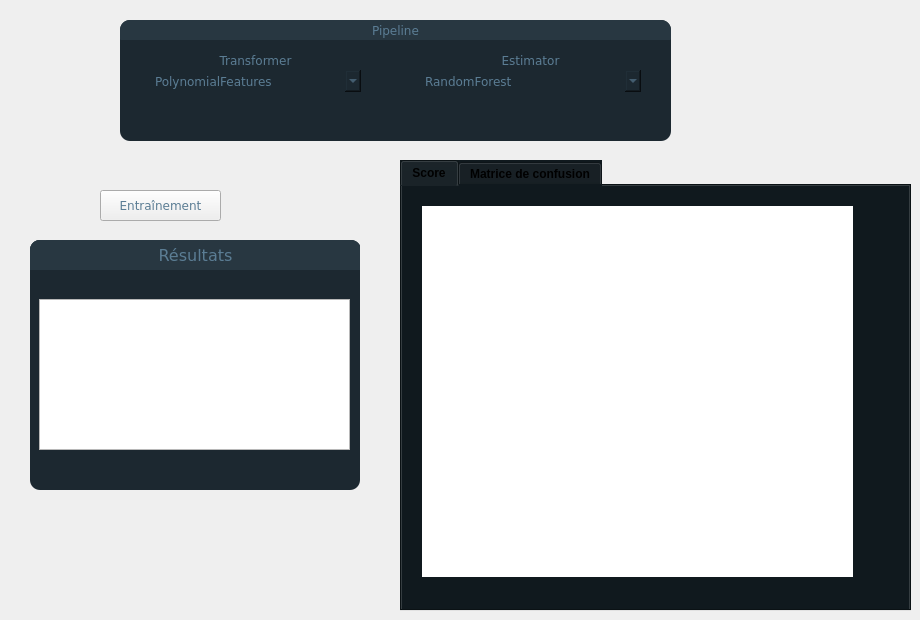
      <widget class="QWidget" name="tab">
       <attribute name="title">
        <string>Classification</string>
       </attribute>
       <widget class="QGroupBox" name="pipelineClassif">
        <property name="geometry">
         <rect>
          <x>120</x>
          <y>20</y>
          <width>551</width>
          <height>121</height>
         </rect>
        </property>
        <property name="font">
         <font>
          <family>Verdana</family>
         </font>
        </property>
        <property name="styleSheet">
         <string notr="true">background-color: rgb(28, 40, 48);
color: rgb(91, 125, 148);
border-radius: 10px;</string>
        </property>
        <property name="title">
         <string/>
        </property>
        <property name="alignment">
         <set>Qt::AlignCenter</set>
        </property>
        <widget class="QComboBox" name="transformerCombo">
         <property name="geometry">
          <rect>
           <x>30</x>
           <y>50</y>
           <width>211</width>
           <height>22</height>
          </rect>
         </property>
         <property name="font">
          <font>
           <family>Verdana</family>
          </font>
         </property>
         <property name="cursor">
          <cursorShape>PointingHandCursor</cursorShape>
         </property>
         <property name="layoutDirection">
          <enum>Qt::LeftToRight</enum>
         </property>
         <property name="styleSheet">
          <string notr="true">
color: rgb(91, 125, 148);</string>
         </property>
         <item>
          <property name="text">
           <string>PolynomialFeatures</string>
          </property>
         </item>
         <item>
          <property name="text">
           <string>None</string>
          </property>
         </item>
        </widget>
        <widget class="QComboBox" name="estimatorCombo">
         <property name="geometry">
          <rect>
           <x>300</x>
           <y>50</y>
           <width>221</width>
           <height>22</height>
          </rect>
         </property>
         <property name="font">
          <font>
           <family>Verdana</family>
          </font>
         </property>
         <property name="cursor">
          <cursorShape>PointingHandCursor</cursorShape>
         </property>
         <property name="styleSheet">
          <string notr="true">
color: rgb(91, 125, 148);</string>
         </property>
         <item>
          <property name="text">
           <string>RandomForest</string>
          </property>
         </item>
         <item>
          <property name="text">
           <string>LogisticRegression</string>
          </property>
         </item>
         <item>
          <property name="text">
           <string>AdaBoost</string>
          </property>
         </item>
         <item>
          <property name="text">
           <string>SVM</string>
          </property>
         </item>
         <item>
          <property name="text">
           <string>KNN</string>
          </property>
         </item>
        </widget>
        <widget class="QLabel" name="label">
         <property name="geometry">
          <rect>
           <x>30</x>
           <y>30</y>
           <width>211</width>
           <height>20</height>
          </rect>
         </property>
         <property name="font">
          <font>
           <family>Verdana</family>
          </font>
         </property>
         <property name="styleSheet">
          <string notr="true">color: rgb(91, 125, 148);</string>
         </property>
         <property name="text">
          <string>Transformer</string>
         </property>
         <property name="alignment">
          <set>Qt::AlignCenter</set>
         </property>
        </widget>
        <widget class="QLabel" name="label_2">
         <property name="geometry">
          <rect>
           <x>300</x>
           <y>30</y>
           <width>221</width>
           <height>20</height>
          </rect>
         </property>
         <property name="font">
          <font>
           <family>Verdana</family>
          </font>
         </property>
         <property name="styleSheet">
          <string notr="true">color: rgb(91, 125, 148);</string>
         </property>
         <property name="text">
          <string>Estimator</string>
         </property>
         <property name="alignment">
          <set>Qt::AlignCenter</set>
         </property>
        </widget>
        <widget class="QLabel" name="label_10">
         <property name="geometry">
          <rect>
           <x>0</x>
           <y>0</y>
           <width>551</width>
           <height>20</height>
          </rect>
         </property>
         <property name="font">
          <font>
           <family>Verdana</family>
          </font>
         </property>
         <property name="styleSheet">
          <string notr="true">background-color: rgba(40,55,65,255);



color: rgb(91, 125, 148);



border-top-left-radius: 10px;



border-top-right-radius: 10px;



border-bottom-left-radius: 1px;



border-bottom-right-radius: 1px;</string>
         </property>
         <property name="text">
          <string>Pipeline</string>
         </property>
         <property name="alignment">
          <set>Qt::AlignCenter</set>
         </property>
        </widget>
       </widget>
       <widget class="QPushButton" name="trainButton">
        <property name="geometry">
         <rect>
          <x>100</x>
          <y>190</y>
          <width>121</width>
          <height>31</height>
         </rect>
        </property>
        <property name="font">
         <font>
          <family>Verdana</family>
         </font>
        </property>
        <property name="cursor">
         <cursorShape>PointingHandCursor</cursorShape>
        </property>
        <property name="styleSheet">
         <string notr="true">color: rgb(91, 125, 148);</string>
        </property>
        <property name="text">
         <string>Entraînement</string>
        </property>
       </widget>
       <widget class="QTabWidget" name="tabWidget_2">
        <property name="geometry">
         <rect>
          <x>400</x>
          <y>160</y>
          <width>511</width>
          <height>451</height>
         </rect>
        </property>
        <property name="font">
         <font>
          <weight>75</weight>
          <bold>true</bold>
         </font>
        </property>
        <property name="cursor">
         <cursorShape>PointingHandCursor</cursorShape>
        </property>
        <property name="styleSheet">
         <string notr="true">background-color: rgb(16, 25, 30);</string>
        </property>
        <property name="currentIndex">
         <number>0</number>
        </property>
        <widget class="QWidget" name="Score">
         <attribute name="title">
          <string>Score</string>
         </attribute>
         <widget class="MplWidget" name="graphScore" native="true">
          <property name="geometry">
           <rect>
            <x>20</x>
            <y>20</y>
            <width>431</width>
            <height>371</height>
           </rect>
          </property>
          <property name="styleSheet">
           <string notr="true">background-color:white</string>
          </property>
         </widget>
        </widget>
        <widget class="QWidget" name="MatriceDeConfusion">
         <attribute name="title">
          <string>Matrice de confusion</string>
         </attribute>
         <widget class="MplWidget" name="graphConfusion" native="true">
          <property name="geometry">
           <rect>
            <x>20</x>
            <y>5</y>
            <width>471</width>
            <height>411</height>
           </rect>
          </property>
          <property name="styleSheet">
           <string notr="true">background-color:white</string>
          </property>
         </widget>
        </widget>
       </widget>
       <widget class="QGroupBox" name="acq_box_5">
        <property name="geometry">
         <rect>
          <x>30</x>
          <y>240</y>
          <width>330</width>
          <height>250</height>
         </rect>
        </property>
        <property name="palette">
         <palette>
          <active>
           <colorrole role="WindowText">
            <brush brushstyle="SolidPattern">
             <color alpha="255">
              <red>91</red>
              <green>125</green>
              <blue>148</blue>
             </color>
            </brush>
           </colorrole>
           <colorrole role="Button">
            <brush brushstyle="SolidPattern">
             <color alpha="255">
              <red>28</red>
              <green>40</green>
              <blue>48</blue>
             </color>
            </brush>
           </colorrole>
           <colorrole role="Text">
            <brush brushstyle="SolidPattern">
             <color alpha="255">
              <red>91</red>
              <green>125</green>
              <blue>148</blue>
             </color>
            </brush>
           </colorrole>
           <colorrole role="ButtonText">
            <brush brushstyle="SolidPattern">
             <color alpha="255">
              <red>91</red>
              <green>125</green>
              <blue>148</blue>
             </color>
            </brush>
           </colorrole>
           <colorrole role="Base">
            <brush brushstyle="SolidPattern">
             <color alpha="255">
              <red>28</red>
              <green>40</green>
              <blue>48</blue>
             </color>
            </brush>
           </colorrole>
           <colorrole role="Window">
            <brush brushstyle="SolidPattern">
             <color alpha="255">
              <red>28</red>
              <green>40</green>
              <blue>48</blue>
             </color>
            </brush>
           </colorrole>
          </active>
          <inactive>
           <colorrole role="WindowText">
            <brush brushstyle="SolidPattern">
             <color alpha="255">
              <red>91</red>
              <green>125</green>
              <blue>148</blue>
             </color>
            </brush>
           </colorrole>
           <colorrole role="Button">
            <brush brushstyle="SolidPattern">
             <color alpha="255">
              <red>28</red>
              <green>40</green>
              <blue>48</blue>
             </color>
            </brush>
           </colorrole>
           <colorrole role="Text">
            <brush brushstyle="SolidPattern">
             <color alpha="255">
              <red>91</red>
              <green>125</green>
              <blue>148</blue>
             </color>
            </brush>
           </colorrole>
           <colorrole role="ButtonText">
            <brush brushstyle="SolidPattern">
             <color alpha="255">
              <red>91</red>
              <green>125</green>
              <blue>148</blue>
             </color>
            </brush>
           </colorrole>
           <colorrole role="Base">
            <brush brushstyle="SolidPattern">
             <color alpha="255">
              <red>28</red>
              <green>40</green>
              <blue>48</blue>
             </color>
            </brush>
           </colorrole>
           <colorrole role="Window">
            <brush brushstyle="SolidPattern">
             <color alpha="255">
              <red>28</red>
              <green>40</green>
              <blue>48</blue>
             </color>
            </brush>
           </colorrole>
          </inactive>
          <disabled>
           <colorrole role="WindowText">
            <brush brushstyle="SolidPattern">
             <color alpha="255">
              <red>91</red>
              <green>125</green>
              <blue>148</blue>
             </color>
            </brush>
           </colorrole>
           <colorrole role="Button">
            <brush brushstyle="SolidPattern">
             <color alpha="255">
              <red>28</red>
              <green>40</green>
              <blue>48</blue>
             </color>
            </brush>
           </colorrole>
           <colorrole role="Text">
            <brush brushstyle="SolidPattern">
             <color alpha="255">
              <red>91</red>
              <green>125</green>
              <blue>148</blue>
             </color>
            </brush>
           </colorrole>
           <colorrole role="ButtonText">
            <brush brushstyle="SolidPattern">
             <color alpha="255">
              <red>91</red>
              <green>125</green>
              <blue>148</blue>
             </color>
            </brush>
           </colorrole>
           <colorrole role="Base">
            <brush brushstyle="SolidPattern">
             <color alpha="255">
              <red>28</red>
              <green>40</green>
              <blue>48</blue>
             </color>
            </brush>
           </colorrole>
           <colorrole role="Window">
            <brush brushstyle="SolidPattern">
             <color alpha="255">
              <red>28</red>
              <green>40</green>
              <blue>48</blue>
             </color>
            </brush>
           </colorrole>
          </disabled>
         </palette>
        </property>
        <property name="font">
         <font>
          <pointsize>16</pointsize>
          <weight>50</weight>
          <bold>false</bold>
          <underline>false</underline>
          <strikeout>false</strikeout>
         </font>
        </property>
        <property name="layoutDirection">
         <enum>Qt::LeftToRight</enum>
        </property>
        <property name="styleSheet">
         <string notr="true">QGroupBox{
background-color: rgb(28, 40, 48);
color: rgb(91, 125, 148);
border-radius: 10px;
}

QGroupBox::title {

background-color:rgba(40,55,65,255);


} 







</string>
        </property>
        <property name="title">
         <string/>
        </property>
        <property name="alignment">
         <set>Qt::AlignHCenter|Qt::AlignTop</set>
        </property>
        <property name="flat">
         <bool>false</bool>
        </property>
        <widget class="QPushButton" name="stop_img_acq_button_4">
         <property name="geometry">
          <rect>
           <x>390</x>
           <y>220</y>
           <width>191</width>
           <height>81</height>
          </rect>
         </property>
         <property name="palette">
          <palette>
           <active>
            <colorrole role="WindowText">
             <brush brushstyle="SolidPattern">
              <color alpha="255">
               <red>91</red>
               <green>125</green>
               <blue>148</blue>
              </color>
             </brush>
            </colorrole>
            <colorrole role="Button">
             <brush brushstyle="SolidPattern">
              <color alpha="255">
               <red>40</red>
               <green>55</green>
               <blue>65</blue>
              </color>
             </brush>
            </colorrole>
            <colorrole role="Text">
             <brush brushstyle="SolidPattern">
              <color alpha="255">
               <red>91</red>
               <green>125</green>
               <blue>148</blue>
              </color>
             </brush>
            </colorrole>
            <colorrole role="ButtonText">
             <brush brushstyle="SolidPattern">
              <color alpha="255">
               <red>91</red>
               <green>125</green>
               <blue>148</blue>
              </color>
             </brush>
            </colorrole>
            <colorrole role="Base">
             <brush brushstyle="SolidPattern">
              <color alpha="255">
               <red>40</red>
               <green>55</green>
               <blue>65</blue>
              </color>
             </brush>
            </colorrole>
            <colorrole role="Window">
             <brush brushstyle="SolidPattern">
              <color alpha="255">
               <red>40</red>
               <green>55</green>
               <blue>65</blue>
              </color>
             </brush>
            </colorrole>
           </active>
           <inactive>
            <colorrole role="WindowText">
             <brush brushstyle="SolidPattern">
              <color alpha="255">
               <red>91</red>
               <green>125</green>
               <blue>148</blue>
              </color>
             </brush>
            </colorrole>
            <colorrole role="Button">
             <brush brushstyle="SolidPattern">
              <color alpha="255">
               <red>40</red>
               <green>55</green>
               <blue>65</blue>
              </color>
             </brush>
            </colorrole>
            <colorrole role="Text">
             <brush brushstyle="SolidPattern">
              <color alpha="255">
               <red>91</red>
               <green>125</green>
               <blue>148</blue>
              </color>
             </brush>
            </colorrole>
            <colorrole role="ButtonText">
             <brush brushstyle="SolidPattern">
              <color alpha="255">
               <red>91</red>
               <green>125</green>
               <blue>148</blue>
              </color>
             </brush>
            </colorrole>
            <colorrole role="Base">
             <brush brushstyle="SolidPattern">
              <color alpha="255">
               <red>40</red>
               <green>55</green>
               <blue>65</blue>
              </color>
             </brush>
            </colorrole>
            <colorrole role="Window">
             <brush brushstyle="SolidPattern">
              <color alpha="255">
               <red>40</red>
               <green>55</green>
               <blue>65</blue>
              </color>
             </brush>
            </colorrole>
           </inactive>
           <disabled>
            <colorrole role="WindowText">
             <brush brushstyle="SolidPattern">
              <color alpha="255">
               <red>91</red>
               <green>125</green>
               <blue>148</blue>
              </color>
             </brush>
            </colorrole>
            <colorrole role="Button">
             <brush brushstyle="SolidPattern">
              <color alpha="255">
               <red>40</red>
               <green>55</green>
               <blue>65</blue>
              </color>
             </brush>
            </colorrole>
            <colorrole role="Text">
             <brush brushstyle="SolidPattern">
              <color alpha="255">
               <red>91</red>
               <green>125</green>
               <blue>148</blue>
              </color>
             </brush>
            </colorrole>
            <colorrole role="ButtonText">
             <brush brushstyle="SolidPattern">
              <color alpha="255">
               <red>91</red>
               <green>125</green>
               <blue>148</blue>
              </color>
             </brush>
            </colorrole>
            <colorrole role="Base">
             <brush brushstyle="SolidPattern">
              <color alpha="255">
               <red>40</red>
               <green>55</green>
               <blue>65</blue>
              </color>
             </brush>
            </colorrole>
            <colorrole role="Window">
             <brush brushstyle="SolidPattern">
              <color alpha="255">
               <red>40</red>
               <green>55</green>
               <blue>65</blue>
              </color>
             </brush>
            </colorrole>
           </disabled>
          </palette>
         </property>
         <property name="font">
          <font>
           <family>Verdana</family>
           <pointsize>12</pointsize>
          </font>
         </property>
         <property name="styleSheet">
          <string notr="true">
background-color:rgba(40,55,65,255);
color: rgb(91, 125, 148);
 border-radius: 10px;
</string>
         </property>
         <property name="text">
          <string>Stop Acquisition</string>
         </property>
        </widget>
        <widget class="QFrame" name="frame_5">
         <property name="geometry">
          <rect>
           <x>0</x>
           <y>0</y>
           <width>331</width>
           <height>30</height>
          </rect>
         </property>
         <property name="styleSheet">
          <string notr="true">background-color:rgba(40,55,65,255);
border-top-left-radius :10px;
border-top-right-radius : 10px; 
border-bottom-left-radius : 1px; 
border-bottom-right-radius : 1px;</string>
         </property>
         <property name="frameShape">
          <enum>QFrame::StyledPanel</enum>
         </property>
         <property name="frameShadow">
          <enum>QFrame::Raised</enum>
         </property>
         <widget class="QLabel" name="label_28">
          <property name="geometry">
           <rect>
            <x>0</x>
            <y>0</y>
            <width>331</width>
            <height>31</height>
           </rect>
          </property>
          <property name="font">
           <font>
            <family>Verdana</family>
            <pointsize>12</pointsize>
           </font>
          </property>
          <property name="styleSheet">
           <string notr="true">color: rgb(91, 125, 148);</string>
          </property>
          <property name="text">
           <string>Résultats</string>
          </property>
          <property name="alignment">
           <set>Qt::AlignCenter</set>
          </property>
         </widget>
        </widget>
        <widget class="QTextBrowser" name="outputText">
         <property name="geometry">
          <rect>
           <x>9</x>
           <y>59</y>
           <width>311</width>
           <height>151</height>
          </rect>
         </property>
         <property name="layoutDirection">
          <enum>Qt::LeftToRight</enum>
         </property>
         <property name="styleSheet">
          <string notr="true">color:white</string>
         </property>
        </widget>
       </widget>
      </widget>
